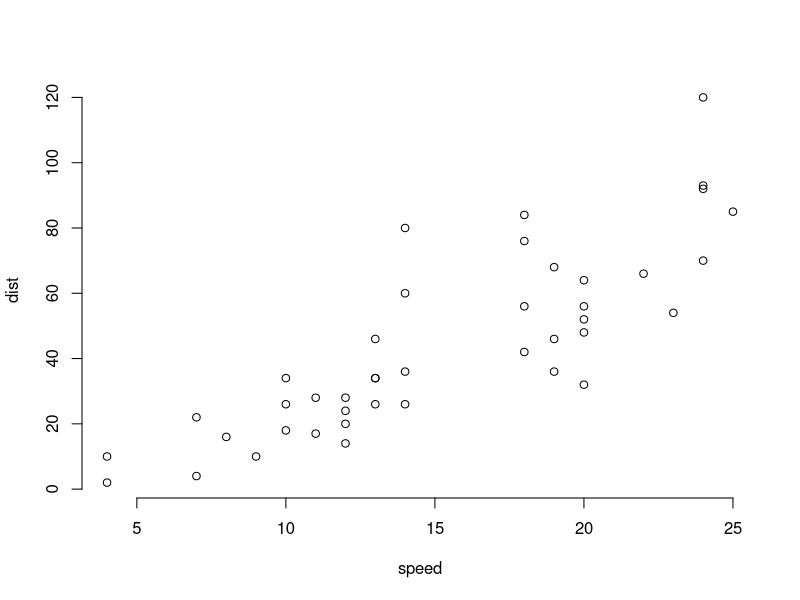
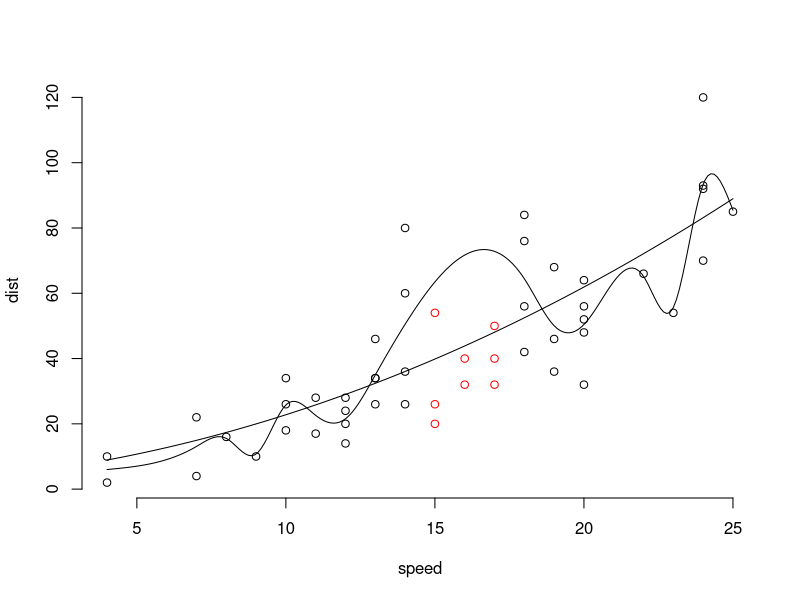

These figures' R source, in order:
## ---- chunk 1
data(cars)

# indicate the training points
indx = cars$speed >=15 & cars$speed <=17

# fit a spline with too much wiggliness to the points
xx = seq( min(cars$speed), max(cars$speed), length.out=200 )
spl = smooth.spline(cars$speed[!indx], cars$dist[!indx], spar=0.02)

# fit a second-order polynomial to the points
lm1 = lm( dist ~ 0 + poly(speed, 2), data=cars )

# plot the training points and the smoothing spline
plot( cars[!indx, ], bty='n' )
## ---- chunk 2
# plot the training points and the smoothing spline
plot( cars[!indx, ], bty='n' )
lines( predict(spl, xx) )
lines( x=xx, y=mean(cars$dist[!indx]) + predict(lm1, data.frame(speed = xx)) )

# add the held-out points to the plot, highlighting the predictive residuals
points( cars[indx, ], col='red')
